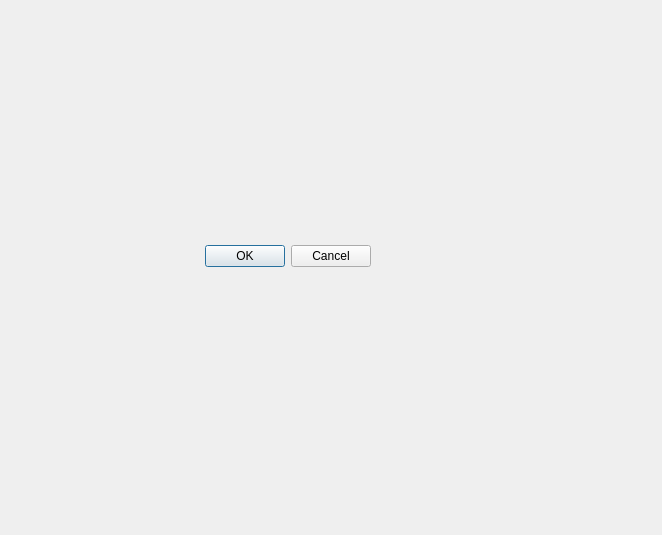
<?xml version="1.0" encoding="UTF-8"?>
<ui version="4.0">
 <class>Dialog</class>
 <widget class="QDialog" name="Dialog">
  <property name="geometry">
   <rect>
    <x>0</x>
    <y>0</y>
    <width>662</width>
    <height>535</height>
   </rect>
  </property>
  <property name="windowTitle">
   <string>Dialog</string>
  </property>
  <widget class="QDialogButtonBox" name="buttonBox">
   <property name="geometry">
    <rect>
     <x>30</x>
     <y>240</y>
     <width>341</width>
     <height>32</height>
    </rect>
   </property>
   <property name="orientation">
    <enum>Qt::Horizontal</enum>
   </property>
   <property name="standardButtons">
    <set>QDialogButtonBox::Cancel|QDialogButtonBox::Ok</set>
   </property>
  </widget>
 </widget>
 <resources/>
 <connections>
  <connection>
   <sender>buttonBox</sender>
   <signal>accepted()</signal>
   <receiver>Dialog</receiver>
   <slot>accept()</slot>
   <hints>
    <hint type="sourcelabel">
     <x>248</x>
     <y>254</y>
    </hint>
    <hint type="destinationlabel">
     <x>157</x>
     <y>274</y>
    </hint>
   </hints>
  </connection>
  <connection>
   <sender>buttonBox</sender>
   <signal>rejected()</signal>
   <receiver>Dialog</receiver>
   <slot>reject()</slot>
   <hints>
    <hint type="sourcelabel">
     <x>316</x>
     <y>260</y>
    </hint>
    <hint type="destinationlabel">
     <x>286</x>
     <y>274</y>
    </hint>
   </hints>
  </connection>
 </connections>
</ui>
